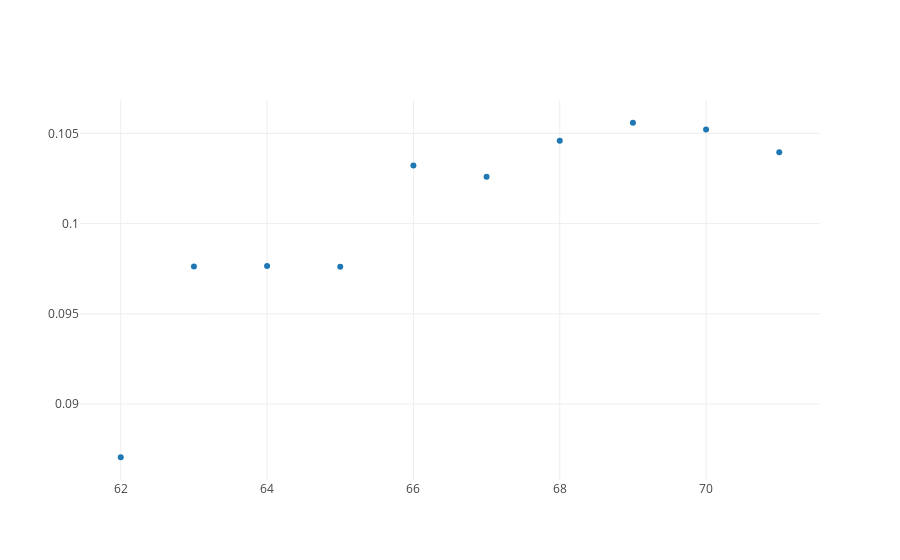

Notebook cell for this chart:
### Code cell
second_scores = wrapped_second_selectors[:, 1]
second_num_features = wrapped_second_selectors[:, -1]
from graph import plot, trace_values
second_trace = trace_values(second_num_features, second_scores)
plot([second_trace])

### Figure 1 — Plotly figure (JSON) as saved in the notebook; plotly's stock layout.template omitted (floating-point values rounded to 4 significant figures)
{"data": [{"mode": "markers", "name": "data", "text": [], "type": "scatter", "uid": "60095dae-6062-4800-ae08-3fa45cdb9b30", "x": [71, 70, 69, 68, 67, 66, 65, 64, 63, 62], "y": [0.104, 0.1052, 0.1056, 0.1046, 0.1026, 0.1032, 0.09761, 0.09765, 0.09763, 0.08705]}], "layout": {"autosize": true, "xaxis": {"autorange": true, "range": [61.43, 71.57], "type": "linear"}, "yaxis": {"autorange": true, "range": [0.0857, 0.1069], "type": "linear"}}}
